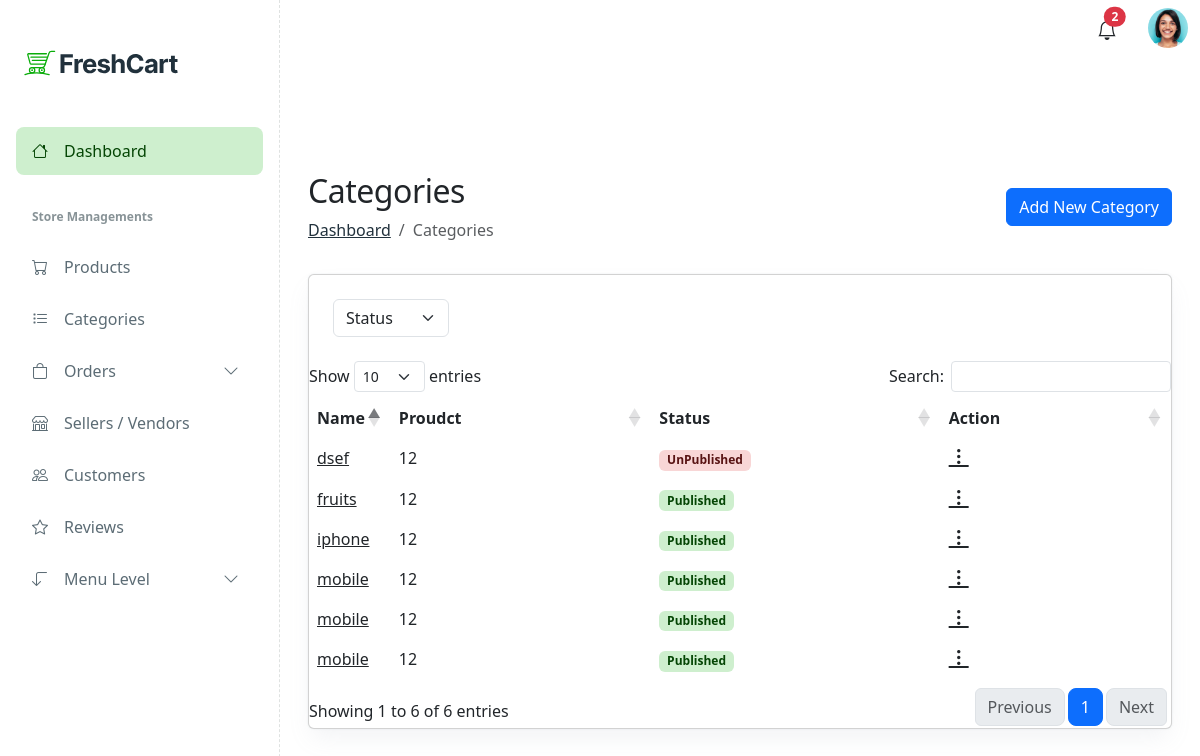
Screenshot of /dashboard/categories.php with the database file from the repository.
### tables this page shows
CREATE TABLE `category` (
  `catid` int(11) NOT NULL,
  `catname` varchar(255) NOT NULL,
  `catstatus` tinyint(255) NOT NULL,
  `cat_des` varchar(255) NOT NULL,
  `cat_date` int(11) NOT NULL DEFAULT current_timestamp()
);

### dashboard/categories.php (the view, shortened to what this page needs)
<?php
include('includes/header.php');
include('includes/navbar.php');
include('includes/sidebar.php');
include('../config.php');
?>
<main class="main-content-wrapper">
  <div class="container">
    <div class="row mb-8">
      <div class="col-md-12">
        <div class="d-md-flex justify-content-between align-items-center">
          <div>
            <h2>Categories</h2>
            <nav aria-label="breadcrumb">
              <ol class="breadcrumb mb-0">
                <li class="breadcrumb-item"><a href="#" class="text-inherit">Dashboard</a></li>
                <li class="breadcrumb-item active" aria-current="page">Categories</li>
              </ol>
            </nav>
          </div>
          <div>
            <a href="add-category.php" class="btn btn-primary">Add New Category</a>
          </div>
        </div>
      </div>
    </div>
    <div class="row ">
      <div class="col-xl-12 col-12 mb-5">
        <div class="card h-100 card-lg">
          <div class=" px-6 py-6 ">
            <div class="row justify-content-between">
              <div class="col-xl-2 col-md-4 col-12">
                <select class="form-select">
                  <option selected>Status</option>
                </select>
              </div>
            </div>
          </div>
          <div class="card-body p-0">
            <div class="table-responsive ">
              <table id="tab" class="table table-centered table-hover mb-0 text-nowrap table-borderless table-with-checkbox">
                <thead class="bg-light">
                  <tr>
                    <th> Name</th>
                    <th>Proudct</th>
                    <th>Status</th>
                    <th>Action</th>
                  </tr>
                </thead>
                <tbody>
                  <?php
                  $fetch_category = "select * from category";
                  $result = mysqli_query($connection, $fetch_category);
                  if (mysqli_num_rows($result) > 0) {
                    while ($row = mysqli_fetch_assoc($result)) {
                  ?>
                      <tr>
                        <td><a href="#" class="text-reset"><?php echo $row['catname'] ?></a></td>
                        <td>12</td>
                        <td>
                          <?php
                          if ($row['catstatus'] == 1) {
                            echo '<span class="badge bg-light-primary text-dark-primary">Published</span>';
                          } else {
                            echo '<span class="badge bg-light-danger text-dark-danger">UnPublished</span>';
                          }
                          ?>
                        </td>
                        <td>
                          <div class="dropdown">
                            <a href="#" class="text-reset" data-bs-toggle="dropdown" aria-expanded="false">
                              <i class="feather-icon icon-more-vertical fs-5"></i>
                            </a>
                          </div>
                        </td>
                      </tr>
                  <?php
                    }
                  }
                  ?>
                </tbody>
              </table>
            </div>
          </div>
        </div>
      </div>
    </div>
  </div>
</main>
</div>
<?php
include('includes/footer.php');
?>

### dashboard/includes/header.php (shortened to what this page needs)
<!DOCTYPE html>
<html lang="en">
<head>
<link href="../assets/libs/bootstrap-icons/font/bootstrap-icons.css" rel="stylesheet">
<link href="../assets/libs/feather-webfont/dist/feather-icons.css" rel="stylesheet">
<link href="../assets/libs/simplebar/dist/simplebar.min.css" rel="stylesheet">
<link rel="stylesheet" href="../assets/css/theme.min.css">
 <link rel="stylesheet" href="https://cdnjs.cloudflare.com/ajax/libs/twitter-bootstrap/5.3.0/css/bootstrap.min.css">
<link rel="stylesheet" href="https://cdn.datatables.net/1.13.7/css/dataTables.bootstrap5.min.css">
</head>
<body>
    <div>

### dashboard/includes/navbar.php (shortened to what this page needs)
<nav class="navbar navbar-expand-lg navbar-glass">
    <div class="container-fluid">
        <div class="d-flex justify-content-between align-items-center w-100">
            <div class="d-flex align-items-center">
                <form role="search">
                </form>
            </div>
            <div>
                <ul class="list-unstyled d-flex align-items-center mb-0 ms-5 ms-lg-0">
                    <li class="dropdown ">
                        <a class="position-relative btn-icon btn-ghost-secondary btn rounded-circle" href="#" role="button"
                            data-bs-toggle="dropdown" aria-expanded="false">
                            <i class="bi bi-bell fs-5"></i>
                            <span
                                class="position-absolute top-0 start-100 translate-middle badge rounded-pill bg-danger mt-2 ms-n2">
                                2
                            </span>
                        </a>
        </li>
        <li class="dropdown ms-4">
            <a href="#" role="button" data-bs-toggle="dropdown" aria-expanded="false">
                <img src="../assets/images/avatar/avatar-1.jpg" alt="" class="avatar avatar-md rounded-circle">
            </a>
        </li>
        </ul>
    </div>
    </div>
    </div>
</nav>
<div class="main-wrapper">

### dashboard/includes/sidebar.php (shortened to what this page needs)
<nav class="navbar-vertical-nav d-none d-xl-block ">
                <div class="navbar-vertical">
                                <div class="px-4 py-5">
                                    <a href="../index.php" class="navbar-brand">
                                        <img src="../assets/images/logo/freshcart-logo.svg" alt="">
                                    </a>
                                </div>
                                <div class="navbar-vertical-content flex-grow-1" data-simplebar="">
                                    <ul class="navbar-nav flex-column" id="sideNavbar">
                                        <li class="nav-item ">
                                            <a class="nav-link  active " href="index.php" >
                                                <div class="d-flex align-items-center">
                                                    <span class="nav-link-icon"> <i class="bi bi-house"></i></span>
                                                    <span class="nav-link-text">Dashboard</span>
                                                </div>
                                            </a>
                                        </li>
                                        <li class="nav-item mt-6 mb-3">
                                            <span class="nav-label">Store Managements</span></li>
                                        <li class="nav-item ">
                                            <a class="nav-link "  href="products.php">
                                                <div class="d-flex align-items-center">
                                                    <span class="nav-link-icon"> <i class="bi bi-cart"></i></span>
                                                    <span class="nav-link-text">Products</span>
                                                </div>
                                            </a>
                                        </li>
                                        <li class="nav-item ">
                                            <a class="nav-link " href="categories.php">
                                                <div class="d-flex align-items-center">
                                                    <span class="nav-link-icon"> <i class="bi bi-list-task"></i></span>
                                                    <span class="nav-link-text">Categories</span>
                                                </div>
                                            </a>
                                        </li>
                                        <li class="nav-item">
                                            <a class="nav-link   collapsed " href="#"
                                                data-bs-toggle="collapse" data-bs-target="#navCategoriesOrders" aria-expanded="false"
                                                aria-controls="navCategoriesOrders">
                                                <div class="d-flex align-items-center">
                                                    <span class="nav-link-icon"> <i class="bi bi-bag"></i></span>
                                                    <span class="nav-link-text">Orders</span>
                                                </div>
                                            </a>
                                        </li>
                                        <li class="nav-item ">
                                            <a class="nav-link " href="vendor-grid.php">
                                                <div class="d-flex align-items-center">
                                                    <span class="nav-link-icon"> <i class="bi bi-shop"></i></span>
                                                    <span class="nav-link-text">Sellers / Vendors</span>
                                                </div>
                                            </a>
                                        </li>
                                        <li class="nav-item ">
                                            <a class="nav-link " href="customers.php">
                                                <div class="d-flex align-items-center">
                                                    <span class="nav-link-icon"> <i class="bi bi-people"></i></span>
                                                    <span class="nav-link-text">Customers</span>
                                                </div>
                                            </a>
                                        </li>
                                        <li class="nav-item ">
                                            <a class="nav-link " href="reviews.php">
                                                <div class="d-flex align-items-center">
                                                    <span class="nav-link-icon"> <i class="bi bi-star"></i></span>
                                                    <span class="nav-link-text">Reviews</span>
                                                </div>
                                            </a>
                                        </li>
 <li class="nav-item">
    <a class="nav-link  collapsed " href="#"
        data-bs-toggle="collapse" data-bs-target="#navMenuLevelFirst" aria-expanded="false"
        aria-controls="navMenuLevelFirst">
        <span class="nav-link-icon"><i class=" bi bi-arrow-90deg-down"></i></span>
        <span class="nav-link-text">Menu Level</span>
    </a>
</li>
                                    </ul>
                                </div>
                            </div>
                            </nav>

### dashboard/includes/footer.php (shortened to what this page needs)
</body>
</html>

### rows the page displays
category: catname "iphone", catstatus "Published"
category: catname "mobile", catstatus "Published"
category: catname "mobile", catstatus "Published"
category: catname "mobile", catstatus "Published"
category: catname "dsef", catstatus "UnPublished"
category: catname "fruits", catstatus "Published"
